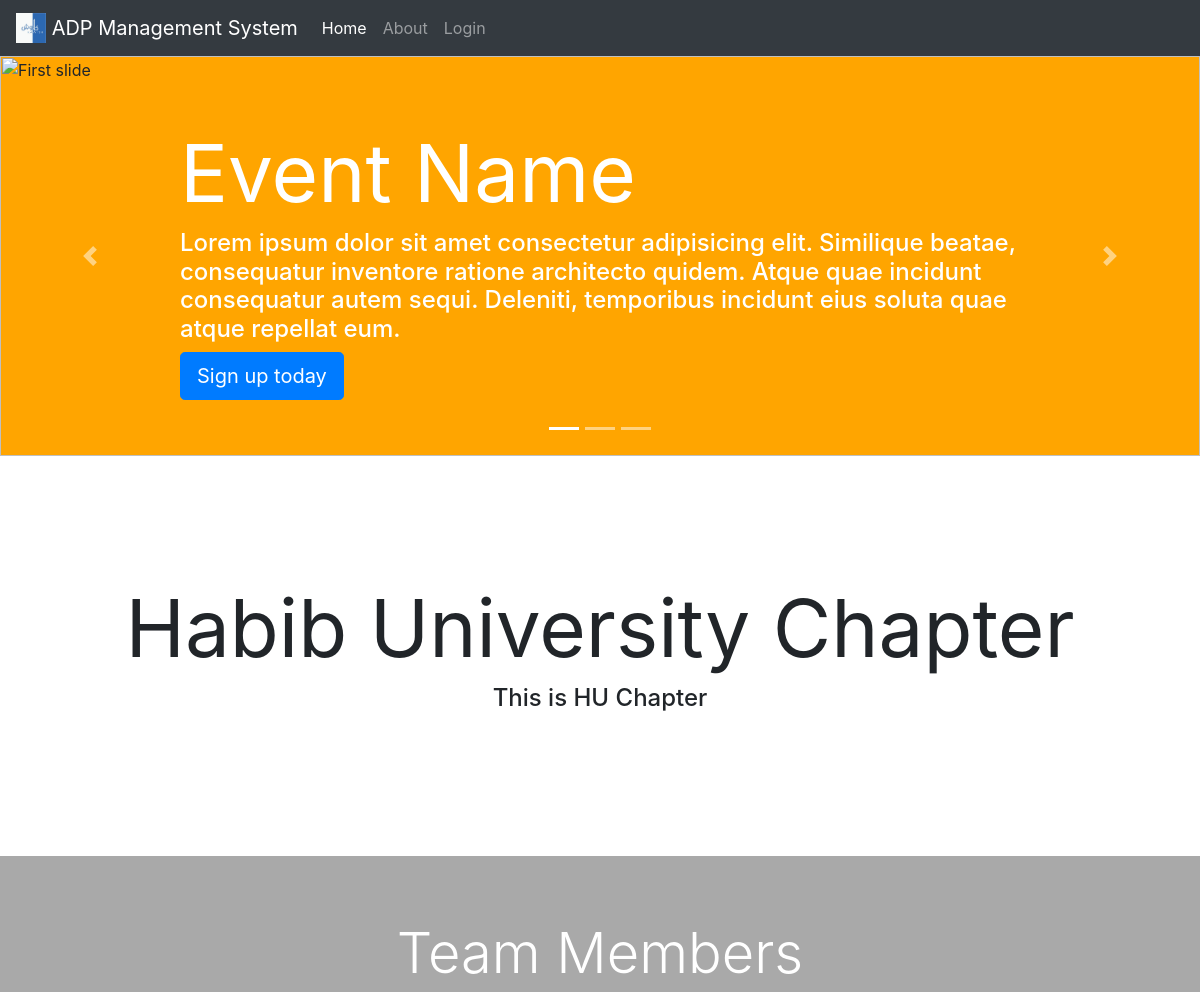
The app's page /management/index (upper part), older data.
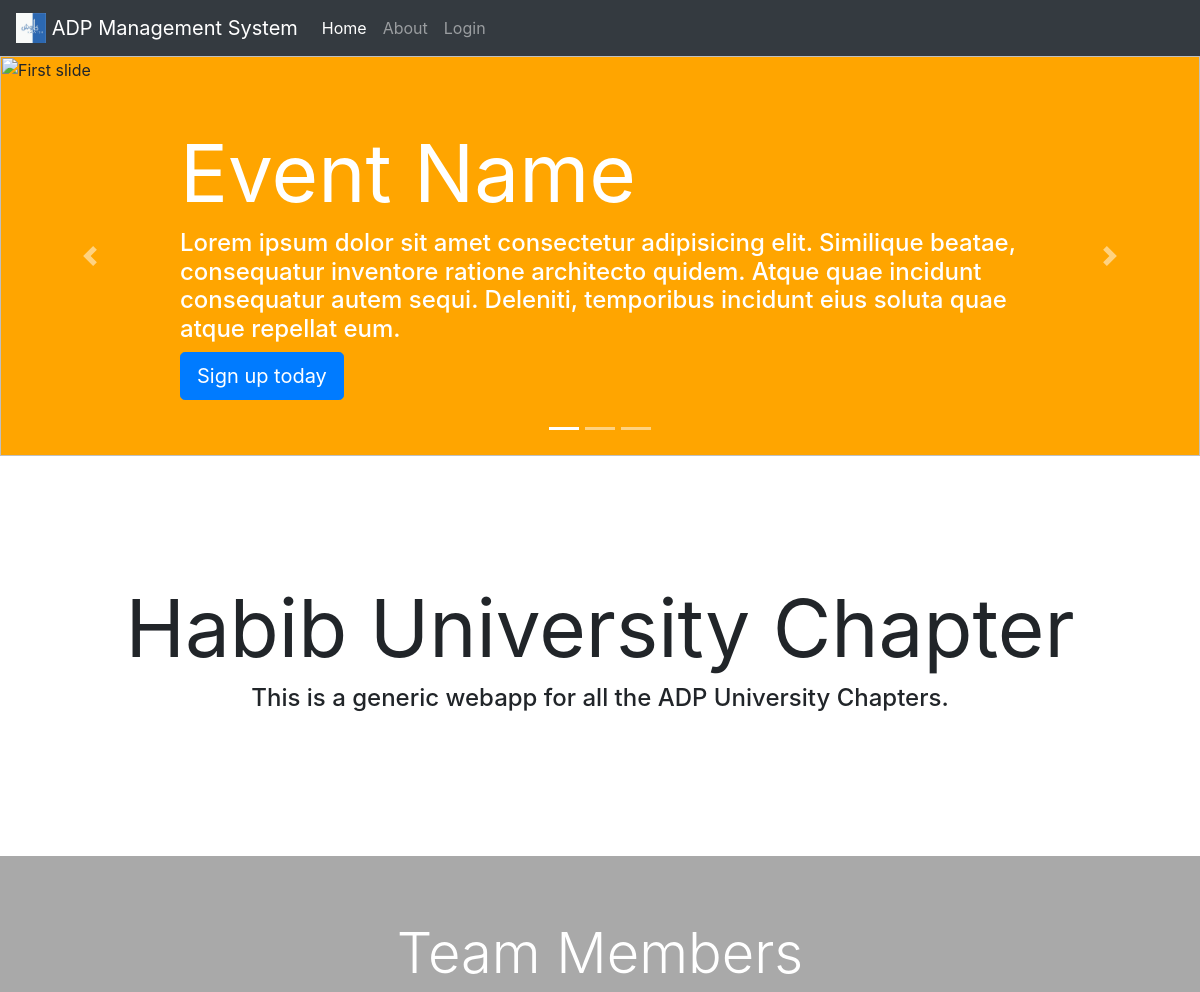
The same page, newer data.
### ManagementSystem/models.py (models this page shows)
class UC_Chapter(models.Model):
    id = models.CharField(max_length=4, primary_key=True)
    name = models.TextField()
    discription = models.TextField()
    def __str__(self):
        return str(self.name)

### ManagementSystem/views.py (the view)
# urls.py: path('index',views.index, name='index'),
def index(request):
    form = Login()
    chapter = UC_Chapter.objects.all()
    print(chapter)
    ContexDictionary ={'UC_Name': chapter[0].name, 'UC_Details':chapter[0].discription,'Login_Form':form}
    return render(request,'ManagementSystem/index.html', ContexDictionary)

### ManagementSystem/templates/ManagementSystem/index.html (shortened to what this page needs)
<html>
<head>
	<meta name='viewport' content='width=device-width,initial-scale=1,maximum-scale=1'> {% load staticfiles %}
	<link rel="stylesheet" href="{% static 'ManagementSystem/css/bootstrap.min.css' %}">
	<link rel="stylesheet" href="{% static 'ManagementSystem/css/index.css' %}">
</head>
<body>
    <nav class="navbar navbar-expand-lg navbar-dark bg-dark">
                <a class="navbar-brand" href="{%url 'user_profile'%}">
                        <img src="{% static 'ManagementSystem/image/ima.jpg'%}" width="30" height="30" class="d-inline-block align-top" alt="">
                        ADP Management System
                </a>
                <div class="collapse navbar-collapse" id="navbarNav">
                    <ul class="navbar-nav">
                        <li class="nav-item active">
                            <a class="nav-link" href="#">Home
                            </a>
                        </li>
                        <li class="nav-item">
                            <a class="nav-link" href="#">About</a>
                        </li>
                        <li class="nav-item">
                            {% if user.is_authenticated%}
                            <a class="nav-link" href="{% url 'logout_view' %}">{{user.username}}</a>
                            {% else%}
                            <a class="nav-link" href="#">Login</a>
                            {%endif%}
                        </li>
                    </ul>
                </div>
    </nav>
    <section id="section-1" class="section">
            <div id="main-carousel" class="carousel slide" data-ride="carousel">
                    <ol class="carousel-indicators">
                      <li data-target="#myCarousel" data-slide-to="0" class="active"></li>
                      <li data-target="#myCarousel" data-slide-to="1"></li>
                      <li data-target="#myCarousel" data-slide-to="2"></li>
                    </ol>
                    <div class="carousel-inner">
                      <div class="carousel-item active">
                        <img class="first-slide" src="#" width="100%" height="100%" style="background: orange;" alt="First slide">
                        <div class="container">
                          <div class="carousel-caption text-left">
                                <h1 class="chapter-name">Event Name</h1>
                                <h4>Lorem ipsum dolor sit amet consectetur adipisicing elit. Similique beatae, consequatur inventore ratione architecto quidem. Atque quae incidunt consequatur autem sequi. Deleniti, temporibus incidunt eius soluta quae atque repellat eum.</h4>
                            <p><a class="btn btn-lg btn-primary" href="index.html#" role="button">Sign up today</a></p>
                          </div>
                        </div>
                      </div>
                    </div>
                    <a class="carousel-control-prev" href="index.html#myCarousel" role="button" data-slide="prev">
                      <span class="carousel-control-prev-icon" aria-hidden="true"></span>
                    </a>
                    <a class="carousel-control-next" href="index.html#myCarousel" role="button" data-slide="next">
                      <span class="carousel-control-next-icon" aria-hidden="true"></span>
                    </a>
        </div>
        <div id="chapter-div" class="container">
            <h1 class="chapter-name">{{UC_Name}}</h1>
            <h4>{{UC_Details}}</h4>
        </div>
    </section>
    <section id="section-2">
      <div class="container">
        <h2 class="display-4 text-white" style="text-align: center;padding: 4rem;">Team Members</h2>
    </div>
    </section>
</body>
</html>

Row changes from the older to the newer data that the page shows:
changed UC_Chapter "Habib University Chapter": discription "This is HU Chapter" → "This is a generic webapp for all the ADP University Chapters."
